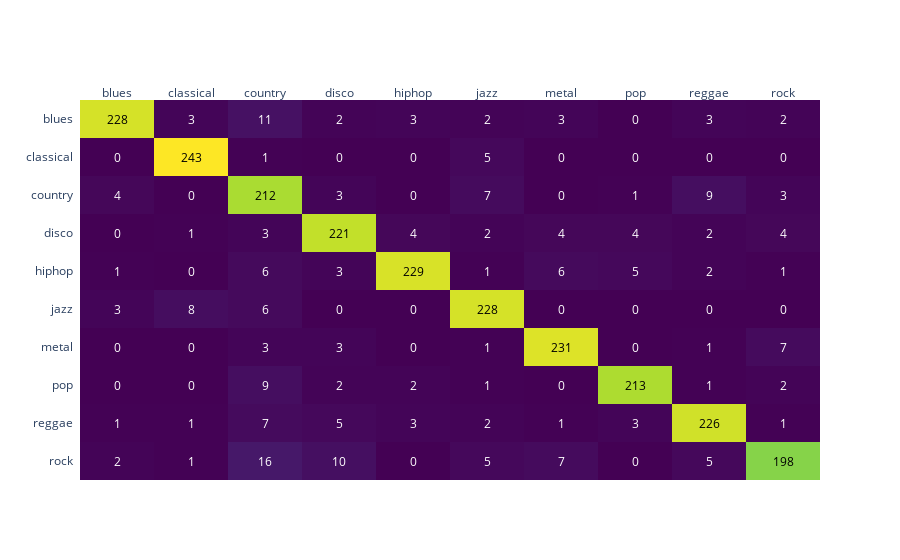

Notebook code cell kept with this figure:
### Code cell
y_pred = etc.predict(x_test)
precision, recall, fscore, _ = precision_recall_fscore_support(y_test, y_pred, average='weighted')
print('Precisión: ', precision, ' - Recall: ', recall, ' - f1: ', fscore)
columns = list(MUSIC_GENRES.values())
fig = ff.create_annotated_heatmap(confusion_matrix(y_test, y_pred), x=columns, y=columns, colorscale='viridis')
fig['layout']['yaxis']['autorange'] = "reversed"
fig.write_html('../data/plots/etc_confusion_matrix.html')
fig.show()

### Figure 1 — Plotly figure (JSON) as saved in the notebook; plotly's stock layout.template omitted (floating-point values rounded to 4 significant figures)
{"data": [{"colorscale": [[0.0, "#440154"], [0.1111, "#482878"], [0.2222, "#3e4989"], [0.3333, "#31688e"], [0.4444, "#26828e"], [0.5556, "#1f9e89"], [0.6667, "#35b779"], [0.7778, "#6ece58"], [0.8889, "#b5de2b"], [1.0, "#fde725"]], "reversescale": false, "showscale": false, "type": "heatmap", "x": ["blues", "classical", "country", "disco", "hiphop", "jazz", "metal", "pop", "reggae", "rock"], "y": ["blues", "classical", "country", "disco", "hiphop", "jazz", "metal", "pop", "reggae", "rock"], "z": [[228, 3, 11, 2, 3, 2, 3, 0, 3, 2], [0, 243, 1, 0, 0, 5, 0, 0, 0, 0], [4, 0, 212, 3, 0, 7, 0, 1, 9, 3], [0, 1, 3, 221, 4, 2, 4, 4, 2, 4], [1, 0, 6, 3, 229, 1, 6, 5, 2, 1], [3, 8, 6, 0, 0, 228, 0, 0, 0, 0], [0, 0, 3, 3, 0, 1, 231, 0, 1, 7], [0, 0, 9, 2, 2, 1, 0, 213, 1, 2], [1, 1, 7, 5, 3, 2, 1, 3, 226, 1], [2, 1, 16, 10, 0, 5, 7, 0, 5, 198]]}], "layout": {"annotations": [{"font": {"color": "#000000"}, "showarrow": false, "text": "228", "x": "blues", "xref": "x", "y": "blues", "yref": "y"}, {"font": {"color": "#FFFFFF"}, "showarrow": false, "text": "3", "x": "classical", "xref": "x", "y": "blues", "yref": "y"}, {"font": {"color": "#FFFFFF"}, "showarrow": false, "text": "11", "x": "country", "xref": "x", "y": "blues", "yref": "y"}, {"font": {"color": "#FFFFFF"}, "showarrow": false, "text": "2", "x": "disco", "xref": "x", "y": "blues", "yref": "y"}, {"font": {"color": "#FFFFFF"}, "showarrow": false, "text": "3", "x": "hiphop", "xref": "x", "y": "blues", "yref": "y"}, {"font": {"color": "#FFFFFF"}, "showarrow": false, "text": "2", "x": "jazz", "xref": "x", "y": "blues", "yref": "y"}, {"font": {"color": "#FFFFFF"}, "showarrow": false, "text": "3", "x": "metal", "xref": "x", "y": "blues", "yref": "y"}, {"font": {"color": "#FFFFFF"}, "showarrow": false, "text": "0", "x": "pop", "xref": "x", "y": "blues", "yref": "y"}, {"font": {"color": "#FFFFFF"}, "showarrow": false, "text": "3", "x": "reggae", "xref": "x", "y": "blues", "yref": "y"}, {"font": {"color": "#FFFFFF"}, "showarrow": false, "text": "2", "x": "rock", "xref": "x", "y": "blues", "yref": "y"}, {"font": {"color": "#FFFFFF"}, "showarrow": false, "text": "0", "x": "blues", "xref": "x", "y": "classical", "yref": "y"}, {"font": {"color": "#000000"}, "showarrow": false, "text": "243", "x": "classical", "xref": "x", "y": "classical", "yref": "y"}, {"font": {"color": "#FFFFFF"}, "showarrow": false, "text": "1", "x": "country", "xref": "x", "y": "classical", "yref": "y"}, {"font": {"color": "#FFFFFF"}, "showarrow": false, "text": "0", "x": "disco", "xref": "x", "y": "classical", "yref": "y"}, {"font": {"color": "#FFFFFF"}, "showarrow": false, "text": "0", "x": "hiphop", "xref": "x", "y": "classical", "yref": "y"}, {"font": {"color": "#FFFFFF"}, "showarrow": false, "text": "5", "x": "jazz", "xref": "x", "y": "classical", "yref": "y"}, {"font": {"color": "#FFFFFF"}, "showarrow": false, "text": "0", "x": "metal", "xref": "x", "y": "classical", "yref": "y"}, {"font": {"color": "#FFFFFF"}, "showarrow": false, "text": "0", "x": "pop", "xref": "x", "y": "classical", "yref": "y"}, {"font": {"color": "#FFFFFF"}, "showarrow": false, "text": "0", "x": "reggae", "xref": "x", "y": "classical", "yref": "y"}, {"font": {"color": "#FFFFFF"}, "showarrow": false, "text": "0", "x": "rock", "xref": "x", "y": "classical", "yref": "y"}, {"font": {"color": "#FFFFFF"}, "showarrow": false, "text": "4", "x": "blues", "xref": "x", "y": "country", "yref": "y"}, {"font": {"color": "#FFFFFF"}, "showarrow": false, "text": "0", "x": "classical", "xref": "x", "y": "country", "yref": "y"}, {"font": {"color": "#000000"}, "showarrow": false, "text": "212", "x": "country", "xref": "x", "y": "country", "yref": "y"}, {"font": {"color": "#FFFFFF"}, "showarrow": false, "text": "3", "x": "disco", "xref": "x", "y": "country", "yref": "y"}, {"font": {"color": "#FFFFFF"}, "showarrow": false, "text": "0", "x": "hiphop", "xref": "x", "y": "country", "yref": "y"}, {"font": {"color": "#FFFFFF"}, "showarrow": false, "text": "7", "x": "jazz", "xref": "x", "y": "country", "yref": "y"}, {"font": {"color": "#FFFFFF"}, "showarrow": false, "text": "0", "x": "metal", "xref": "x", "y": "country", "yref": "y"}, {"font": {"color": "#FFFFFF"}, "showarrow": false, "text": "1", "x": "pop", "xref": "x", "y": "country", "yref": "y"}, {"font": {"color": "#FFFFFF"}, "showarrow": false, "text": "9", "x": "reggae", "xref": "x", "y": "country", "yref": "y"}, {"font": {"color": "#FFFFFF"}, "showarrow": false, "text": "3", "x": "rock", "xref": "x", "y": "country", "yref": "y"}, {"font": {"color": "#FFFFFF"}, "showarrow": false, "text": "0", "x": "blues", "xref": "x", "y": "disco", "yref": "y"}, {"font": {"color": "#FFFFFF"}, "showarrow": false, "text": "1", "x": "classical", "xref": "x", "y": "disco", "yref": "y"}, {"font": {"color": "#FFFFFF"}, "showarrow": false, "text": "3", "x": "country", "xref": "x", "y": "disco", "yref": "y"}, {"font": {"color": "#000000"}, "showarrow": false, "text": "221", "x": "disco", "xref": "x", "y": "disco", "yref": "y"}, {"font": {"color": "#FFFFFF"}, "showarrow": false, "text": "4", "x": "hiphop", "xref": "x", "y": "disco", "yref": "y"}, {"font": {"color": "#FFFFFF"}, "showarrow": false, "text": "2", "x": "jazz", "xref": "x", "y": "disco", "yref": "y"}, {"font": {"color": "#FFFFFF"}, "showarrow": false, "text": "4", "x": "metal", "xref": "x", "y": "disco", "yref": "y"}, {"font": {"color": "#FFFFFF"}, "showarrow": false, "text": "4", "x": "pop", "xref": "x", "y": "disco", "yref": "y"}, {"font": {"color": "#FFFFFF"}, "showarrow": false, "text": "2", "x": "reggae", "xref": "x", "y": "disco", "yref": "y"}, {"font": {"color": "#FFFFFF"}, "showarrow": false, "text": "4", "x": "rock", "xref": "x", "y": "disco", "yref": "y"}, {"font": {"color": "#FFFFFF"}, "showarrow": false, "text": "1", "x": "blues", "xref": "x", "y": "hiphop", "yref": "y"}, {"font": {"color": "#FFFFFF"}, "showarrow": false, "text": "0", "x": "classical", "xref": "x", "y": "hiphop", "yref": "y"}, {"font": {"color": "#FFFFFF"}, "showarrow": false, "text": "6", "x": "country", "xref": "x", "y": "hiphop", "yref": "y"}, {"font": {"color": "#FFFFFF"}, "showarrow": false, "text": "3", "x": "disco", "xref": "x", "y": "hiphop", "yref": "y"}, {"font": {"color": "#000000"}, "showarrow": false, "text": "229", "x": "hiphop", "xref": "x", "y": "hiphop", "yref": "y"}, {"font": {"color": "#FFFFFF"}, "showarrow": false, "text": "1", "x": "jazz", "xref": "x", "y": "hiphop", "yref": "y"}, {"font": {"color": "#FFFFFF"}, "showarrow": false, "text": "6", "x": "metal", "xref": "x", "y": "hiphop", "yref": "y"}, {"font": {"color": "#FFFFFF"}, "showarrow": false, "text": "5", "x": "pop", "xref": "x", "y": "hiphop", "yref": "y"}, {"font": {"color": "#FFFFFF"}, "showarrow": false, "text": "2", "x": "reggae", "xref": "x", "y": "hiphop", "yref": "y"}, {"font": {"color": "#FFFFFF"}, "showarrow": false, "text": "1", "x": "rock", "xref": "x", "y": "hiphop", "yref": "y"}, {"font": {"color": "#FFFFFF"}, "showarrow": false, "text": "3", "x": "blues", "xref": "x", "y": "jazz", "yref": "y"}, {"font": {"color": "#FFFFFF"}, "showarrow": false, "text": "8", "x": "classical", "xref": "x", "y": "jazz", "yref": "y"}, {"font": {"color": "#FFFFFF"}, "showarrow": false, "text": "6", "x": "country", "xref": "x", "y": "jazz", "yref": "y"}, {"font": {"color": "#FFFFFF"}, "showarrow": false, "text": "0", "x": "disco", "xref": "x", "y": "jazz", "yref": "y"}, {"font": {"color": "#FFFFFF"}, "showarrow": false, "text": "0", "x": "hiphop", "xref": "x", "y": "jazz", "yref": "y"}, {"font": {"color": "#000000"}, "showarrow": false, "text": "228", "x": "jazz", "xref": "x", "y": "jazz", "yref": "y"}, {"font": {"color": "#FFFFFF"}, "showarrow": false, "text": "0", "x": "metal", "xref": "x", "y": "jazz", "yref": "y"}, {"font": {"color": "#FFFFFF"}, "showarrow": false, "text": "0", "x": "pop", "xref": "x", "y": "jazz", "yref": "y"}, {"font": {"color": "#FFFFFF"}, "showarrow": false, "text": "0", "x": "reggae", "xref": "x", "y": "jazz", "yref": "y"}, {"font": {"color": "#FFFFFF"}, "showarrow": false, "text": "0", "x": "rock", "xref": "x", "y": "jazz", "yref": "y"}, {"font": {"color": "#FFFFFF"}, "showarrow": false, "text": "0", "x": "blues", "xref": "x", "y": "metal", "yref": "y"}, {"font": {"color": "#FFFFFF"}, "showarrow": false, "text": "0", "x": "classical", "xref": "x", "y": "metal", "yref": "y"}, {"font": {"color": "#FFFFFF"}, "showarrow": false, "text": "3", "x": "country", "xref": "x", "y": "metal", "yref": "y"}, {"font": {"color": "#FFFFFF"}, "showarrow": false, "text": "3", "x": "disco", "xref": "x", "y": "metal", "yref": "y"}, {"font": {"color": "#FFFFFF"}, "showarrow": false, "text": "0", "x": "hiphop", "xref": "x", "y": "metal", "yref": "y"}, {"font": {"color": "#FFFFFF"}, "showarrow": false, "text": "1", "x": "jazz", "xref": "x", "y": "metal", "yref": "y"}, {"font": {"color": "#000000"}, "showarrow": false, "text": "231", "x": "metal", "xref": "x", "y": "metal", "yref": "y"}, {"font": {"color": "#FFFFFF"}, "showarrow": false, "text": "0", "x": "pop", "xref": "x", "y": "metal", "yref": "y"}, {"font": {"color": "#FFFFFF"}, "showarrow": false, "text": "1", "x": "reggae", "xref": "x", "y": "metal", "yref": "y"}, {"font": {"color": "#FFFFFF"}, "showarrow": false, "text": "7", "x": "rock", "xref": "x", "y": "metal", "yref": "y"}, {"font": {"color": "#FFFFFF"}, "showarrow": false, "text": "0", "x": "blues", "xref": "x", "y": "pop", "yref": "y"}, {"font": {"color": "#FFFFFF"}, "showarrow": false, "text": "0", "x": "classical", "xref": "x", "y": "pop", "yref": "y"}, {"font": {"color": "#FFFFFF"}, "showarrow": false, "text": "9", "x": "country", "xref": "x", "y": "pop", "yref": "y"}, {"font": {"color": "#FFFFFF"}, "showarrow": false, "text": "2", "x": "disco", "xref": "x", "y": "pop", "yref": "y"}, {"font": {"color": "#FFFFFF"}, "showarrow": false, "text": "2", "x": "hiphop", "xref": "x", "y": "pop", "yref": "y"}, {"font": {"color": "#FFFFFF"}, "showarrow": false, "text": "1", "x": "jazz", "xref": "x", "y": "pop", "yref": "y"}, {"font": {"color": "#FFFFFF"}, "showarrow": false, "text": "0", "x": "metal", "xref": "x", "y": "pop", "yref": "y"}, {"font": {"color": "#000000"}, "showarrow": false, "text": "213", "x": "pop", "xref": "x", "y": "pop", "yref": "y"}, {"font": {"color": "#FFFFFF"}, "showarrow": false, "text": "1", "x": "reggae", "xref": "x", "y": "pop", "yref": "y"}, {"font": {"color": "#FFFFFF"}, "showarrow": false, "text": "2", "x": "rock", "xref": "x", "y": "pop", "yref": "y"}, {"font": {"color": "#FFFFFF"}, "showarrow": false, "text": "1", "x": "blues", "xref": "x", "y": "reggae", "yref": "y"}, {"font": {"color": "#FFFFFF"}, "showarrow": false, "text": "1", "x": "classical", "xref": "x", "y": "reggae", "yref": "y"}, {"font": {"color": "#FFFFFF"}, "showarrow": false, "text": "7", "x": "country", "xref": "x", "y": "reggae", "yref": "y"}, {"font": {"color": "#FFFFFF"}, "showarrow": false, "text": "5", "x": "disco", "xref": "x", "y": "reggae", "yref": "y"}, {"font": {"color": "#FFFFFF"}, "showarrow": false, "text": "3", "x": "hiphop", "xref": "x", "y": "reggae", "yref": "y"}, {"font": {"color": "#FFFFFF"}, "showarrow": false, "text": "2", "x": "jazz", "xref": "x", "y": "reggae", "yref": "y"}, {"font": {"color": "#FFFFFF"}, "showarrow": false, "text": "1", "x": "metal", "xref": "x", "y": "reggae", "yref": "y"}, {"font": {"color": "#FFFFFF"}, "showarrow": false, "text": "3", "x": "pop", "xref": "x", "y": "reggae", "yref": "y"}, {"font": {"color": "#000000"}, "showarrow": false, "text": "226", "x": "reggae", "xref": "x", "y": "reggae", "yref": "y"}, {"font": {"color": "#FFFFFF"}, "showarrow": false, "text": "1", "x": "rock", "xref": "x", "y": "reggae", "yref": "y"}, {"font": {"color": "#FFFFFF"}, "showarrow": false, "text": "2", "x": "blues", "xref": "x", "y": "rock", "yref": "y"}, {"font": {"color": "#FFFFFF"}, "showarrow": false, "text": "1", "x": "classical", "xref": "x", "y": "rock", "yref": "y"}, {"font": {"color": "#FFFFFF"}, "showarrow": false, "text": "16", "x": "country", "xref": "x", "y": "rock", "yref": "y"}, {"font": {"color": "#FFFFFF"}, "showarrow": false, "text": "10", "x": "disco", "xref": "x", "y": "rock", "yref": "y"}, {"font": {"color": "#FFFFFF"}, "showarrow": false, "text": "0", "x": "hiphop", "xref": "x", "y": "rock", "yref": "y"}, {"font": {"color": "#FFFFFF"}, "showarrow": false, "text": "5", "x": "jazz", "xref": "x", "y": "rock", "yref": "y"}, {"font": {"color": "#FFFFFF"}, "showarrow": false, "text": "7", "x": "metal", "xref": "x", "y": "rock", "yref": "y"}, {"font": {"color": "#FFFFFF"}, "showarrow": false, "text": "0", "x": "pop", "xref": "x", "y": "rock", "yref": "y"}, {"font": {"color": "#FFFFFF"}, "showarrow": false, "text": "5", "x": "reggae", "xref": "x", "y": "rock", "yref": "y"}, {"font": {"color": "#000000"}, "showarrow": false, "text": "198", "x": "rock", "xref": "x", "y": "rock", "yref": "y"}], "xaxis": {"dtick": 1, "gridcolor": "rgb(0, 0, 0)", "side": "top", "ticks": ""}, "yaxis": {"autorange": "reversed", "dtick": 1, "ticks": "", "ticksuffix": "  "}}}
